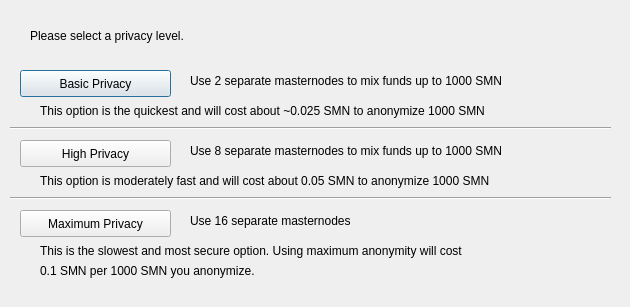
<?xml version="1.0" encoding="UTF-8"?>
<ui version="4.0">
 <class>DarksendConfig</class>
 <widget class="QDialog" name="DarksendConfig">
  <property name="geometry">
   <rect>
    <x>0</x>
    <y>0</y>
    <width>630</width>
    <height>307</height>
   </rect>
  </property>
  <property name="windowTitle">
   <string>Configure PrivateSend</string>
  </property>
  <widget class="QPushButton" name="buttonBasic">
   <property name="geometry">
    <rect>
     <x>20</x>
     <y>70</y>
     <width>151</width>
     <height>27</height>
    </rect>
   </property>
   <property name="text">
    <string>Basic Privacy</string>
   </property>
  </widget>
  <widget class="QPushButton" name="buttonHigh">
   <property name="geometry">
    <rect>
     <x>20</x>
     <y>140</y>
     <width>151</width>
     <height>27</height>
    </rect>
   </property>
   <property name="text">
    <string>High Privacy</string>
   </property>
  </widget>
  <widget class="QPushButton" name="buttonMax">
   <property name="geometry">
    <rect>
     <x>20</x>
     <y>210</y>
     <width>151</width>
     <height>27</height>
    </rect>
   </property>
   <property name="text">
    <string>Maximum Privacy</string>
   </property>
  </widget>
  <widget class="QLabel" name="label">
   <property name="geometry">
    <rect>
     <x>30</x>
     <y>20</y>
     <width>571</width>
     <height>31</height>
    </rect>
   </property>
   <property name="text">
    <string>Please select a privacy level.</string>
   </property>
  </widget>
  <widget class="QLabel" name="label_2">
   <property name="geometry">
    <rect>
     <x>190</x>
     <y>70</y>
     <width>421</width>
     <height>21</height>
    </rect>
   </property>
   <property name="text">
    <string>Use 2 separate masternodes to mix funds up to 1000 SMN</string>
   </property>
  </widget>
  <widget class="QLabel" name="label_3">
   <property name="geometry">
    <rect>
     <x>190</x>
     <y>140</y>
     <width>411</width>
     <height>21</height>
    </rect>
   </property>
   <property name="text">
    <string>Use 8 separate masternodes to mix funds up to 1000 SMN</string>
   </property>
  </widget>
  <widget class="QLabel" name="label_4">
   <property name="geometry">
    <rect>
     <x>190</x>
     <y>210</y>
     <width>421</width>
     <height>21</height>
    </rect>
   </property>
   <property name="text">
    <string>Use 16 separate masternodes</string>
   </property>
  </widget>
  <widget class="QLabel" name="label_6">
   <property name="geometry">
    <rect>
     <x>40</x>
     <y>100</y>
     <width>561</width>
     <height>21</height>
    </rect>
   </property>
   <property name="text">
    <string>This option is the quickest and will cost about ~0.025 SMN to anonymize 1000 SMN</string>
   </property>
  </widget>
  <widget class="QLabel" name="label_7">
   <property name="geometry">
    <rect>
     <x>40</x>
     <y>170</y>
     <width>561</width>
     <height>21</height>
    </rect>
   </property>
   <property name="text">
    <string>This option is moderately fast and will cost about 0.05 SMN to anonymize 1000 SMN</string>
   </property>
  </widget>
  <widget class="QLabel" name="label_8">
   <property name="geometry">
    <rect>
     <x>40</x>
     <y>240</y>
     <width>561</width>
     <height>21</height>
    </rect>
   </property>
   <property name="text">
    <string>This is the slowest and most secure option. Using maximum anonymity will cost</string>
   </property>
  </widget>
  <widget class="QLabel" name="label_9">
   <property name="geometry">
    <rect>
     <x>40</x>
     <y>260</y>
     <width>561</width>
     <height>21</height>
    </rect>
   </property>
   <property name="text">
    <string>0.1 SMN per 1000 SMN you anonymize.</string>
   </property>
  </widget>
  <widget class="Line" name="line">
   <property name="geometry">
    <rect>
     <x>10</x>
     <y>120</y>
     <width>601</width>
     <height>16</height>
    </rect>
   </property>
   <property name="orientation">
    <enum>Qt::Horizontal</enum>
   </property>
  </widget>
  <widget class="Line" name="line_2">
   <property name="geometry">
    <rect>
     <x>10</x>
     <y>190</y>
     <width>601</width>
     <height>16</height>
    </rect>
   </property>
   <property name="orientation">
    <enum>Qt::Horizontal</enum>
   </property>
  </widget>
 </widget>
 <resources/>
 <connections/>
</ui>
